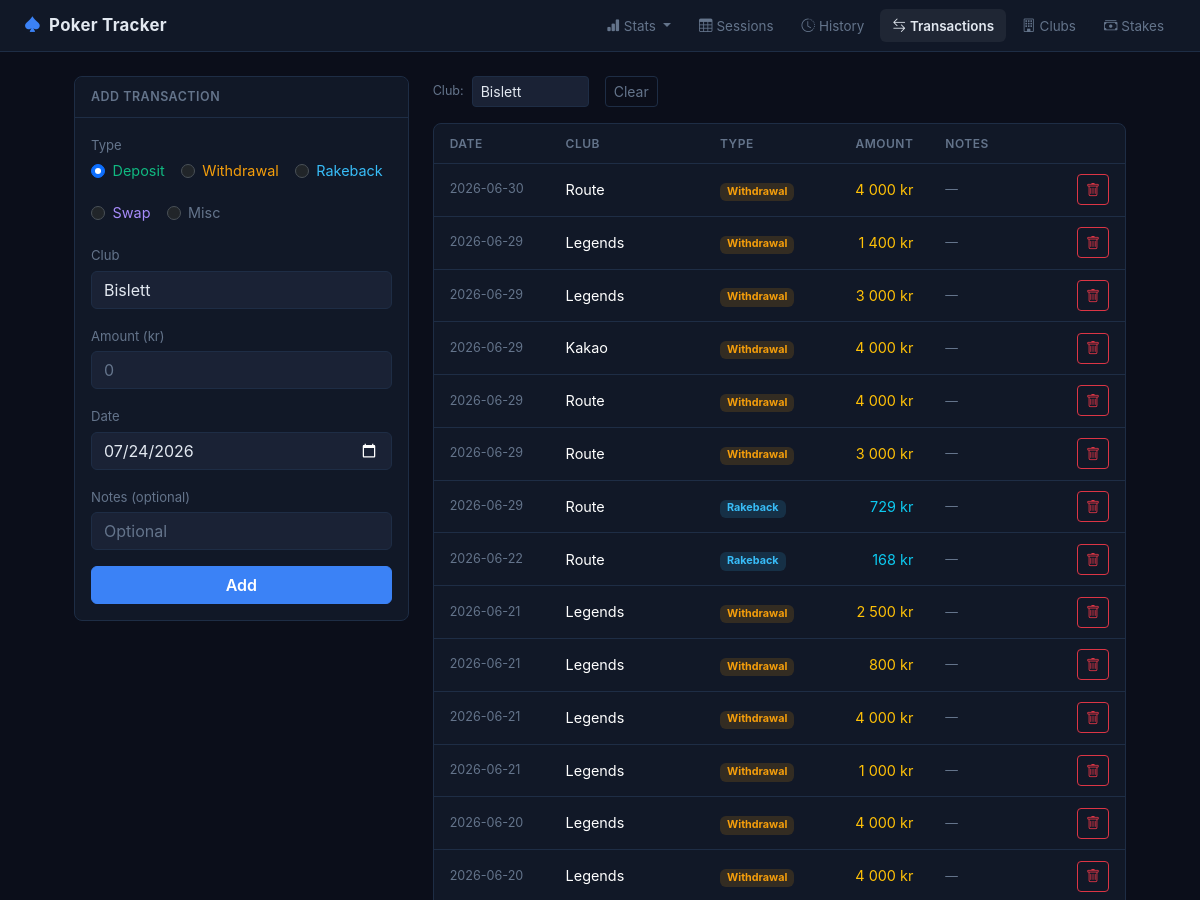
The app's page /transactions?club_id=7 (upper part), older data.
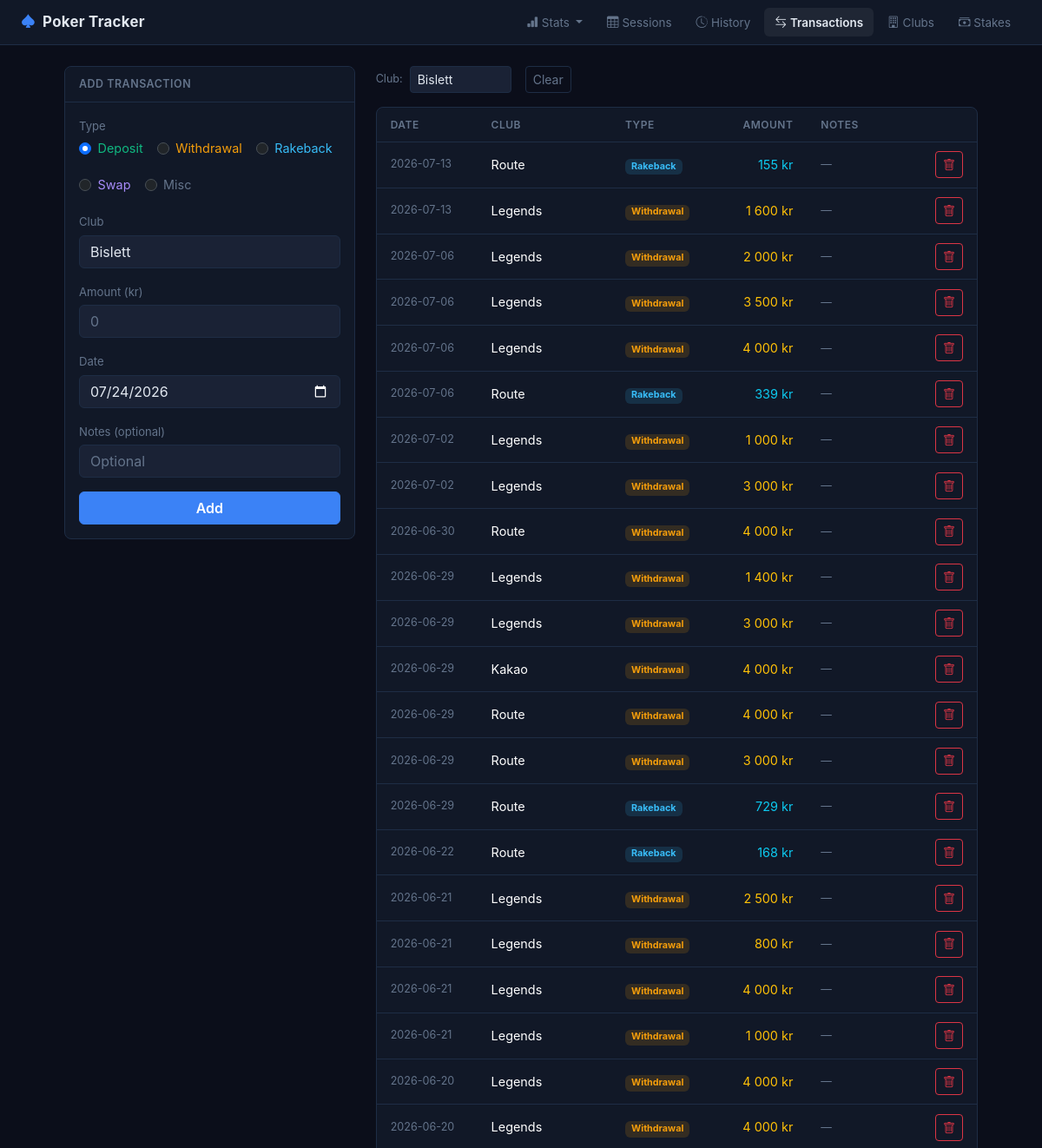
The same page, newer data.
### tables this page shows
CREATE TABLE "transactions" (
                    id INTEGER PRIMARY KEY AUTOINCREMENT,
                    club_id INTEGER NOT NULL REFERENCES clubs(id),
                    to_club_id INTEGER REFERENCES clubs(id),
                    type TEXT NOT NULL CHECK(type IN ('deposit', 'withdrawal', 'rakeback', 'swap', 'misc')),
                    amount REAL NOT NULL,
                    date TEXT NOT NULL,
                    notes TEXT,
                    created_at TEXT DEFAULT (datetime('now'))
                );

CREATE TABLE clubs (
            id INTEGER PRIMARY KEY AUTOINCREMENT,
            name TEXT NOT NULL UNIQUE,
            notes TEXT,
            created_at TEXT DEFAULT (datetime('now'))
        );

### app.py (the view, shortened to what this page needs)
@app.route("/transactions", methods=["GET", "POST"])
def transactions():
    club_id = request.args.get("club_id", type=int)
    db = get_db()
    clubs = db.execute("SELECT * FROM clubs ORDER BY name").fetchall()
    where_parts, params = [], []
    if club_id:
        where_parts.append("(t.club_id = ? OR t.to_club_id = ?)")
        params.extend([club_id, club_id])
    where = ("WHERE " + " AND ".join(where_parts)) if where_parts else ""
    txns = db.execute(f"""
        SELECT t.*, c.name as club_name, tc.name as to_club_name
        FROM transactions t
        JOIN clubs c ON t.club_id = c.id
        LEFT JOIN clubs tc ON t.to_club_id = tc.id
        {where}
        ORDER BY t.date DESC, t.id DESC
    """, params).fetchall()
    today = datetime.now().strftime("%Y-%m-%d")
    return render_template("transactions.html",
        transactions=txns, clubs=clubs,
        selected_club_id=club_id, today=today)

### app.py (called while the page is built)
@app.template_filter("nok")
def nok_filter(value):
    if value is None:
        return "0 kr"
    v = float(value)
    formatted = f"{abs(v):,.0f}".replace(",", " ")
    return f"{'-' if v < 0 else ''}{formatted} kr"

### database.py (called while the page is built)
def get_db():
    if "db" not in g:
        g.db = sqlite3.connect(str(DB_PATH))
        g.db.row_factory = sqlite3.Row
        g.db.execute("PRAGMA foreign_keys = ON")
    return g.db

### templates/transactions.html (shortened to what this page needs)
{% extends "base.html" %}
{% block content %}
<div class="row g-4">
    <div class="col-md-4">
        <div class="card">
            <div class="card-header">Add Transaction</div>
            <div class="card-body">
                <form method="post" id="txnForm">
                    <div class="mb-3">
                        <label class="form-label">Type</label>
                        <div class="d-flex gap-3 flex-wrap">
                            <div class="form-check">
                                <input class="form-check-input" type="radio" name="type" value="deposit" id="typeDeposit" checked>
                                <label class="form-check-label" for="typeDeposit" style="color:#10b981">Deposit</label>
                            </div>
                            <div class="form-check">
                                <input class="form-check-input" type="radio" name="type" value="withdrawal" id="typeWithdrawal">
                                <label class="form-check-label" for="typeWithdrawal" style="color:#f59e0b">Withdrawal</label>
                            </div>
                            <div class="form-check">
                                <input class="form-check-input" type="radio" name="type" value="rakeback" id="typeRakeback">
                                <label class="form-check-label" for="typeRakeback" style="color:#38bdf8">Rakeback</label>
                            </div>
                            <div class="form-check">
                                <input class="form-check-input" type="radio" name="type" value="swap" id="typeSwap">
                                <label class="form-check-label" for="typeSwap" style="color:#a78bfa">Swap</label>
                            </div>
                            <div class="form-check">
                                <input class="form-check-input" type="radio" name="type" value="misc" id="typeMisc">
                                <label class="form-check-label" for="typeMisc" style="color:#64748b">Misc</label>
                            </div>
                        </div>
                    </div>
                    <div class="mb-3">
                        <label class="form-label" id="fromClubLabel">Club</label>
                        <select name="club_id" class="form-select" required {% if not clubs %}disabled{% endif %}>
                            {% for c in clubs %}
                                <option value="{{ c.id }}" {% if selected_club_id == c.id %}selected{% endif %}>{{ c.name }}</option>
                            {% endfor %}
                        </select>
                    </div>
                    <div class="mb-3">
                        <label class="form-label">Amount (kr)</label>
                        <input type="number" name="amount" id="amountInput" class="form-control" min="0" step="1" required placeholder="0">
                    </div>
                    <div class="mb-3">
                        <label class="form-label">Date</label>
                        <input type="date" name="date" class="form-control" value="{{ today }}" required>
                    </div>
                    <div class="mb-3">
                        <label class="form-label">Notes <span class="text-muted">(optional)</span></label>
                        <input type="text" name="notes" class="form-control" placeholder="Optional">
                    </div>
                    <button type="submit" class="btn btn-success w-100" {% if not clubs %}disabled{% endif %}>Add</button>
                </form>
            </div>
        </div>
    </div>
    <div class="col-md-8">
        <div class="d-flex align-items-center gap-3 mb-3">
            <form class="d-flex align-items-center gap-2" method="get">
                <span class="small text-muted">Club:</span>
                <select name="club_id" class="form-select form-select-sm w-auto" onchange="this.form.submit()">
                    {% for c in clubs %}
                        <option value="{{ c.id }}" {% if selected_club_id == c.id %}selected{% endif %}>{{ c.name }}</option>
                    {% endfor %}
                </select>
            </form>
            {% if selected_club_id %}<a href="/transactions" class="btn btn-sm btn-outline-secondary">Clear</a>{% endif %}
        </div>
        {% if transactions %}
        <div class="card">
            <div class="table-responsive">
                <table class="table table-hover mb-0">
                    <thead>
                        <tr>
                            <th>Date</th>
                            <th>Club</th>
                            <th>Type</th>
                            <th class="text-end">Amount</th>
                            <th>Notes</th>
                            <th class="text-end"></th>
                        </tr>
                    </thead>
                    <tbody>
                        {% for t in transactions %}
                        <tr>
                            <td class="text-muted small" style="white-space:nowrap">{{ t['date'] }}</td>
                            <td>
                                {% if t['type'] == 'swap' %}
                                    <span class="text-muted">{{ t['club_name'] }}</span>
                                    <i class="bi bi-arrow-right mx-1" style="color:#a78bfa;font-size:0.8rem"></i>
                                    <span class="text-muted">{{ t['to_club_name'] or '?' }}</span>
                                {% else %}
                                    {{ t['club_name'] }}
                                {% endif %}
                            </td>
                            <td style="white-space:nowrap">
                                {% if t['type'] == 'deposit' %}
                                    <span class="badge" style="background:rgba(16,185,129,0.15);color:#10b981">Deposit</span>
                                {% elif t['type'] == 'withdrawal' %}
                                    <span class="badge" style="background:rgba(245,158,11,0.15);color:#f59e0b">Withdrawal</span>
                                {% elif t['type'] == 'rakeback' %}
                                    <span class="badge" style="background:rgba(56,189,248,0.15);color:#38bdf8">Rakeback</span>
                                {% elif t['type'] == 'swap' %}
                                    <span class="badge" style="background:rgba(167,139,250,0.15);color:#a78bfa">Swap</span>
                                {% else %}
                                    <span class="badge" style="background:rgba(100,116,139,0.15);color:#64748b">Misc</span>
                                {% endif %}
                            </td>
                            <td class="text-end" style="white-space:nowrap">
                                {% if t['type'] == 'deposit' %}
                                    <span class="text-success">{{ t['amount'] | nok }}</span>
                                {% elif t['type'] == 'withdrawal' %}
                                    <span class="text-warning">{{ t['amount'] | nok }}</span>
                                {% elif t['type'] == 'rakeback' %}
                                    <span class="text-info">{{ t['amount'] | nok }}</span>
                                {% elif t['type'] == 'swap' %}
                                    <span class="text-muted">{{ t['amount'] | nok }}</span>
                                {% else %}
                                    <span class="text-muted">{{ t['amount'] | nok }}</span>
                                {% endif %}
                            </td>
                            <td class="text-muted small">{{ t['notes'] or '—' }}</td>
                            <td class="text-end">
                                <form method="post" action="/transactions/{{ t['id'] }}/delete" class="d-inline"
                                      onsubmit="return confirm('Delete this entry?')">
                                    <button type="submit" class="btn btn-sm btn-outline-danger">
                                        <i class="bi bi-trash"></i>
                                    </button>
                                </form>
                            </td>
                        </tr>
                        {% endfor %}
                    </tbody>
                </table>
            </div>
        </div>
        {% else %}
        <div class="text-center text-muted py-5">No transactions found.</div>
        {% endif %}
    </div>
</div>
{% endblock %}

### templates/base.html (shortened to what this page needs)
<!DOCTYPE html>
<html lang="en" data-bs-theme="dark">
<head>
    <link rel="stylesheet" href="https://cdn.jsdelivr.net/npm/bootstrap@5.3.3/dist/css/bootstrap.min.css">
    <link rel="stylesheet" href="https://cdn.jsdelivr.net/npm/bootstrap-icons@1.11.3/font/bootstrap-icons.min.css">
    <link rel="stylesheet" href="{{ url_for('static', filename='style.css') }}">
</head>
<body>
<nav class="navbar navbar-expand-lg" id="main-nav">
    <div class="container-fluid px-4">
        <a class="navbar-brand fw-bold" href="/">
            <i class="bi bi-suit-spade-fill me-2" style="color:#3b82f6"></i>Poker Tracker
        </a>
        <div class="collapse navbar-collapse" id="navMenu">
            <ul class="navbar-nav ms-auto gap-1">
                <li class="nav-item dropdown">
                    <a class="nav-link dropdown-toggle {% if request.endpoint in ['index','all_time'] %}active{% endif %}"
                       href="#" data-bs-toggle="dropdown">
                        <i class="bi bi-bar-chart-fill me-1"></i>Stats
                    </a>
                </li>
                <li class="nav-item">
                    <a class="nav-link {% if request.endpoint in ['sessions','edit_session'] %}active{% endif %}" href="/sessions">
                        <i class="bi bi-table me-1"></i>Sessions
                    </a>
                </li>
                <li class="nav-item">
                    <a class="nav-link {% if request.endpoint == 'history' %}active{% endif %}" href="/history">
                        <i class="bi bi-clock-history me-1"></i>History
                    </a>
                </li>
                <li class="nav-item">
                    <a class="nav-link {% if request.endpoint in ['transactions','swaps'] %}active{% endif %}" href="/transactions">
                        <i class="bi bi-arrow-left-right me-1"></i>Transactions
                    </a>
                </li>
                <li class="nav-item">
                    <a class="nav-link {% if request.endpoint == 'clubs' %}active{% endif %}" href="/clubs">
                        <i class="bi bi-building me-1"></i>Clubs
                    </a>
                </li>
                <li class="nav-item">
                    <a class="nav-link {% if request.endpoint == 'stakes' %}active{% endif %}" href="/stakes">
                        <i class="bi bi-cash-stack me-1"></i>Stakes
                    </a>
                </li>
            </ul>
        </div>
    </div>
</nav>
<div class="page-wrap py-4 px-4">
    {% block content %}{% endblock %}
</div>
</body>
</html>

### static/style.css (style rules this page uses)
body { background: #0b0e1a; font-size: 0.9rem; color: #e2e8f0; font-family: 'Inter', -apple-system, sans-serif; }
.page-wrap { max-width: 1100px; margin-left: auto; margin-right: auto; width: 100%; box-sizing: border-box; }
#main-nav { background: #111827; border-bottom: 1px solid #1e2d45; }
.navbar-brand { font-size: 1.05rem; letter-spacing: 0.3px; color: #e2e8f0 !important; }
.nav-link { color: #64748b; font-size: 0.84rem; border-radius: 6px; padding: 0.4rem 0.75rem !important; transition: color 0.15s, background 0.15s; }
.nav-link:hover, .nav-link.active { color: #e2e8f0 !important; background: rgba(255,255,255,0.06); }
.nav-link.active { font-weight: 600; }
.card { background: #111827; border-color: #1e2d45; border-radius: 8px; }
.card-header { background: #111827; border-bottom: 1px solid #1e2d45; font-weight: 600; font-size: 0.78rem; letter-spacing: 0.5px; text-transform: uppercase; color: #64748b; padding: 0.65rem 1rem; border-radius: 8px 8px 0 0 !important; }
.table { --bs-table-bg: transparent; --bs-table-hover-bg: rgba(255,255,255,0.03); --bs-table-border-color: #1e2d45; color: #e2e8f0; }
.table thead th { font-size: 0.75rem; text-transform: uppercase; letter-spacing: 0.5px; color: #64748b; border-bottom: 1px solid #1e2d45; padding: 0.65rem 1rem; font-weight: 600; }
.table td { padding: 0.65rem 1rem; border-color: #1e2d45; vertical-align: middle; }
.form-control, .form-select { background: #1a2235; border-color: #1e2d45; color: #e2e8f0; }
.form-control::placeholder { color: #64748b; }
.form-label { font-size: 0.82rem; color: #64748b; margin-bottom: 0.3rem; }
.btn-success { background: #3b82f6; border-color: #3b82f6; color: #fff; font-weight: 600; }
.btn-outline-secondary { border-color: #1e2d45; color: #64748b; }
.text-muted { color: #64748b !important; }

Row changes from the older to the newer data that the page shows:
added transactions: date "2026-07-13", club_name "Route", type "Rakeback", amount|nok "155 kr", notes "—"
added transactions: date "2026-07-13", club_name "Legends", type "Withdrawal", amount|nok "1 600 kr", notes "—"
added transactions: date "2026-07-06", club_name "Legends", type "Withdrawal", amount|nok "2 000 kr", notes "—"
added transactions: date "2026-07-06", club_name "Legends", type "Withdrawal", amount|nok "3 500 kr", notes "—"
added transactions: date "2026-07-06", club_name "Legends", type "Withdrawal", amount|nok "4 000 kr", notes "—"
added transactions: date "2026-07-06", club_name "Route", type "Rakeback", amount|nok "339 kr", notes "—"
added transactions: date "2026-07-02", club_name "Legends", type "Withdrawal", amount|nok "1 000 kr", notes "—"
added transactions: date "2026-07-02", club_name "Legends", type "Withdrawal", amount|nok "3 000 kr", notes "—"
